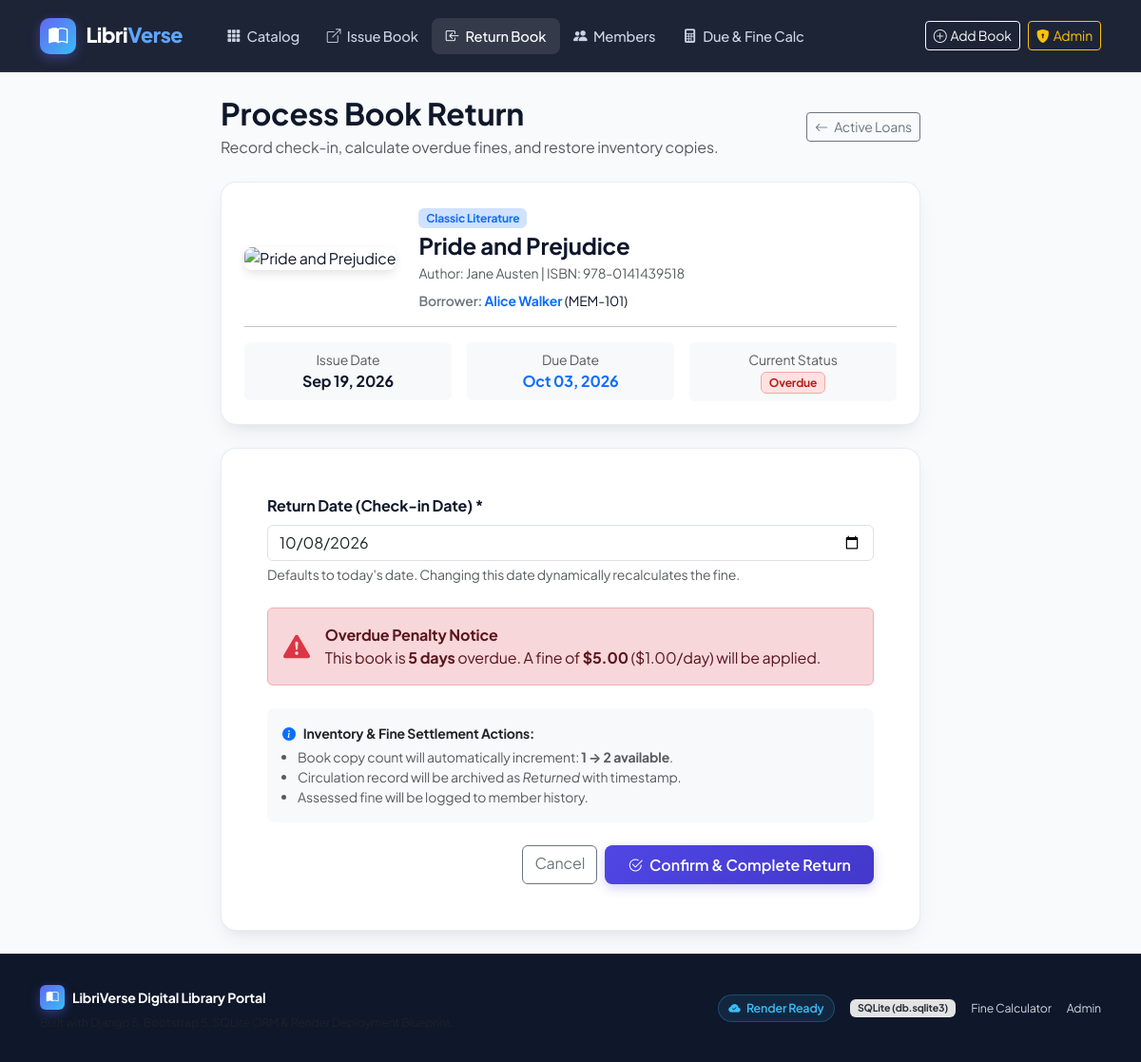
/return/2/, run on the app's committed database.
### library/models.py (models this page shows, shortened)
class CirculationRecord(models.Model):
    book = models.ForeignKey(Book, on_delete=models.CASCADE, related_name='circulation_records')
    member = models.ForeignKey(Member, on_delete=models.CASCADE, related_name='circulation_records')
    issue_date = models.DateField(default=timezone.now)
    due_date = models.DateField(blank=True)
    return_date = models.DateField(null=True, blank=True)
    fine_amount = models.DecimalField(max_digits=7, decimal_places=2, default=Decimal('0.00'))
    returned = models.BooleanField(default=False)
    class Meta:
        ordering = ['-issue_date']
    @property
    def is_overdue(self):
        if self.returned:
            return False
        today = timezone.localdate() if hasattr(timezone, 'localdate') else date.today()
        return today > self.due_date

class Book(models.Model):
    GENRE_CHOICES = [
        ('Fiction', 'Fiction'),
        ('Non-Fiction', 'Non-Fiction'),
        ('Science & Tech', 'Science & Tech'),
        ('History', 'History'),
        ('Biography', 'Biography'),
        ('Philosophy', 'Philosophy'),
        ('Fantasy & Sci-Fi', 'Fantasy & Sci-Fi'),
        ('Mystery & Thriller', 'Mystery & Thriller'),
        ('Classic Literature', 'Classic Literature'),
        ('Computer Science', 'Computer Science'),
        ('Business & Economics', 'Business & Economics'),
    ]
    title = models.CharField(max_length=255)
    author = models.ForeignKey(Author, on_delete=models.CASCADE, related_name='books')
    isbn = models.CharField(max_length=20, unique=True, verbose_name="ISBN")
    genre = models.CharField(max_length=100, choices=GENRE_CHOICES, default='Fiction')
    total_copies = models.PositiveIntegerField(default=1)
    available_copies = models.PositiveIntegerField(default=1)
    cover_url = models.URLField(
        blank=True,
        null=True,
        help_text="Direct link to book cover image",
        default="https://images.unsplash.com/photo-1544716278-ca5e3f4abd8c?auto=format&fit=crop&w=600&q=80"
    )
    description = models.TextField(blank=True, help_text="Synopsis or book summary")
    class Meta:
        ordering = ['title']

class Author(models.Model):
    name = models.CharField(max_length=200, help_text="Author's full name")
    biography = models.TextField(blank=True, help_text="Short author biography")
    class Meta:
        ordering = ['name']

class Member(models.Model):
    name = models.CharField(max_length=200)
    member_id = models.CharField(max_length=50, unique=True, verbose_name="Member ID")
    email = models.EmailField(unique=True)
    phone = models.CharField(max_length=25, blank=True)
    joined_date = models.DateField(default=timezone.now)
    class Meta:
        ordering = ['name']

### library/views.py (the view, shortened to what this page needs)
# urls.py: path('return/', views.book_return_view, name='return_book_select'),
def book_return_view(request, record_id=None):
    if record_id:
        record = get_object_or_404(CirculationRecord.objects.select_related('book', 'member'), pk=record_id)
    if record.returned:
        messages.info(request, f"This loan for '{record.book.title}' was already returned on {record.return_date}.")
        return redirect('member_dashboard', member_id=record.member.id)
    today = timezone.localdate() if hasattr(timezone, 'localdate') else date.today()
    if request.method == 'POST':
        form = BookReturnForm(request.POST)
        if form.is_valid():
            return_date = form.cleaned_data['return_date']
            if return_date > record.due_date:
                days_overdue = (return_date - record.due_date).days
                fine = Decimal(str(days_overdue)) * DAILY_FINE_RATE
            else:
                days_overdue = 0
                fine = Decimal('0.00')
            record.return_date = return_date
            record.fine_amount = fine
            record.returned = True
            record.save()
            book = record.book
            book.available_copies = min(book.total_copies, book.available_copies + 1)
            book.save()
            if fine > Decimal('0.00'):
                messages.warning(
                    request,
                    f"Book returned! '{book.title}' was {days_overdue} day(s) overdue. "
                    f"Fine assessed: ${fine:.2f} (Rate: ${DAILY_FINE_RATE}/day)."
                )
            else:
                messages.success(
                    request,
                    f"Book returned successfully on time! No overdue fine for '{book.title}'."
                )
            return redirect('member_dashboard', member_id=record.member.id)
    else:
        form = BookReturnForm(initial={'return_date': today})
    days_overdue = max(0, (today - record.due_date).days)
    estimated_fine = Decimal(str(days_overdue)) * DAILY_FINE_RATE
    context = {
        'record': record,
        'form': form,
        'today': today,
        'days_overdue': days_overdue,
        'estimated_fine': estimated_fine,
        'daily_fine_rate': DAILY_FINE_RATE,
    }
    return render(request, 'library/return_book.html', context)

### library/forms.py
class BookReturnForm(forms.Form):
    return_date = forms.DateField(
        initial=timezone.localdate,
        widget=forms.DateInput(attrs={'class': 'form-control', 'type': 'date', 'id': 'id_return_date'})
    )

### library/templates/library/return_book.html (shortened to what this page needs)
{% extends 'library/base.html' %}
{% load static %}
{% block content %}
<div class="container py-4">
    <div class="row justify-content-center">
        <div class="col-lg-8">
            <div class="d-flex align-items-center justify-content-between mb-4">
                <div>
                    <h2 class="fw-bold mb-1">Process Book Return</h2>
                    <p class="text-muted mb-0">Record check-in, calculate overdue fines, and restore inventory copies.</p>
                </div>
                <a href="{% url 'return_book_select' %}" class="btn btn-outline-secondary btn-sm">
                    <i class="bi bi-arrow-left me-1"></i> Active Loans
                </a>
            </div>
            <div class="card-modern p-4 mb-4">
                <div class="row g-4 align-items-center">
                    <div class="col-auto">
                        <img src="{{ record.book.cover_url }}" alt="{{ record.book.title }}"
                             style="width: 80px; height: 110px; object-fit: cover; border-radius: 8px; box-shadow: 0 4px 10px rgba(0,0,0,0.1);"
                             onerror="this.onerror=null; this.src='https://images.unsplash.com/photo-1544716278-ca5e3f4abd8c?auto=format&fit=crop&w=600&q=80';">
                    </div>
                    <div class="col">
                        <span class="badge bg-primary-subtle text-primary mb-1">{{ record.book.genre }}</span>
                        <h4 class="fw-bold mb-1">{{ record.book.title }}</h4>
                        <div class="text-muted small mb-2">Author: {{ record.book.author.name }} | ISBN: {{ record.book.isbn }}</div>
                        <div class="small">
                            <span class="text-secondary fw-semibold">Borrower:</span>
                            <a href="{% url 'member_dashboard' record.member.id %}" class="text-primary text-decoration-none fw-bold">
                                {{ record.member.name }}
                            </a> ({{ record.member.member_id }})
                        </div>
                    </div>
                </div>
                <hr class="my-3">
                <div class="row g-3 text-center">
                    <div class="col-sm-4">
                        <div class="p-2 bg-light rounded">
                            <div class="small text-muted">Issue Date</div>
                            <div class="fw-bold">{{ record.issue_date|date:"M d, Y" }}</div>
                        </div>
                    </div>
                    <div class="col-sm-4">
                        <div class="p-2 bg-light rounded">
                            <div class="small text-muted">Due Date</div>
                            <div class="fw-bold text-primary">{{ record.due_date|date:"M d, Y" }}</div>
                        </div>
                    </div>
                    <div class="col-sm-4">
                        <div class="p-2 bg-light rounded">
                            <div class="small text-muted">Current Status</div>
                            <div>
                                {% if record.is_overdue %}
                                    <span class="badge badge-overdue">Overdue</span>
                                {% else %}
                                    <span class="badge bg-success-subtle text-success">Active / Safe</span>
                                {% endif %}
                            </div>
                        </div>
                    </div>
                </div>
            </div>
            <div class="card-modern p-4 p-md-5">
                <form method="POST" novalidate>
                    <div class="mb-4">
                        <label for="id_return_date" class="form-label fw-bold">Return Date (Check-in Date) *</label>
                        {{ form.return_date }}
                        <div class="form-text">Defaults to today's date. Changing this date dynamically recalculates the fine.</div>
                    </div>
                    <div id="liveFineBanner" class="alert {% if days_overdue > 0 %}alert-danger{% else %}alert-success{% endif %} d-flex align-items-center mb-4">
                        {% if days_overdue > 0 %}
                            <i class="bi bi-exclamation-triangle-fill fs-3 me-3 text-danger"></i>
                            <div>
                                <strong class="d-block">Overdue Penalty Notice</strong>
                                This book is <strong id="liveOverdueDays">{{ days_overdue }} days</strong> overdue.
                                A fine of <strong id="liveFineAmount">${{ estimated_fine }}</strong> (${{ daily_fine_rate }}/day) will be applied.
                            </div>
                        {% else %}
                            <i class="bi bi-check-circle-fill fs-3 me-3 text-success"></i>
                            <div>
                                <strong class="d-block">On-Time Return</strong>
                                No overdue penalty applies. Thank you for returning this item on schedule!
                            </div>
                        {% endif %}
                    </div>
                    <div class="bg-light p-3 rounded-3 small text-muted mb-4">
                        <div class="d-flex align-items-center gap-2 mb-1">
                            <i class="bi bi-info-circle-fill text-primary"></i>
                            <strong class="text-dark">Inventory & Fine Settlement Actions:</strong>
                        </div>
                        <ul class="mb-0 ps-3">
                            <li>Book copy count will automatically increment: <strong>{{ record.book.available_copies }} &rarr; {{ record.book.available_copies|add:"1" }} available</strong>.</li>
                            <li>Circulation record will be archived as <em>Returned</em> with timestamp.</li>
                            <li>Assessed fine will be logged to member history.</li>
                        </ul>
                    </div>
                    <div class="d-flex gap-2 justify-content-end">
                        <a href="{% url 'member_dashboard' record.member.id %}" class="btn btn-outline-secondary">Cancel</a>
                        <button type="submit" class="btn btn-primary-custom px-4">
                            <i class="bi bi-check2-circle me-1"></i> Confirm & Complete Return
                        </button>
                    </div>
                </form>
            </div>
        </div>
    </div>
</div>
{% endblock %}

### library/static/css/style.css (style rules this page uses)
:root { --primary: #4f46e5; --primary-hover: #4338ca; --primary-light: #e0e7ff; --secondary: #0ea5e9; --accent: #8b5cf6; --bg-gradient: linear-gradient(135deg, #0f172a 0%, #1e1b4b 50%, #0f172a 100%); --surface: #ffffff; --surface-alt: #f8fafc; --text-main: #0f172a; --text-muted: #64748b; --card-border: rgba(226, 232, 240, 0.8); --card-shadow: 0 10px 25px -5px rgba(15, 23, 42, 0.08), 0 8px 10px -6px rgba(15, 23, 42, 0.04); --card-hover-shadow: 0 20px 30px -10px rgba(79, 70, 229, 0.18); --success: #10b981; --warning: #f59e0b; --danger: #ef4444; --radius-lg: 16px; --radius-md: 12px; --radius-sm: 8px; }
body { font-family: 'Plus Jakarta Sans', system-ui, -apple-system, sans-serif; background-color: #f8fafc; color: var(--text-main); min-height: 100vh; display: flex; flex-direction: column; letter-spacing: -0.01em; }
.card-modern { background: var(--surface); border: 1px solid var(--card-border); border-radius: var(--radius-lg); box-shadow: var(--card-shadow); transition: transform 0.25s cubic-bezier(0.16, 1, 0.3, 1), box-shadow 0.25s ease; overflow: hidden; }
.badge-overdue { background: #fee2e2; color: #b91c1c; border: 1px solid #fca5a5; font-weight: 700; animation: pulse-danger 2s infinite; }
.btn-primary-custom { background: linear-gradient(135deg, #4f46e5, #4338ca); color: white; border: none; font-weight: 600; border-radius: var(--radius-sm); padding: 0.55rem 1.15rem; box-shadow: 0 4px 12px rgba(79, 70, 229, 0.25); transition: all 0.2s ease; }

### data on the page
CirculationRecord: book.genre "Classic Literature", book "Pride and Prejudice", book.author.name "Jane Austen", book.isbn "978-0141439518", member.name "Alice Walker", member.member_id "MEM-101", issue_date "Sep 19, 2026", due_date "Oct 03, 2026", book.available_copies "1", book.available_copies|add "2"

### other printed values
{{ days_overdue }} "5"
{{ estimated_fine }} "5.00"
{{ daily_fine_rate }} "1.00"
